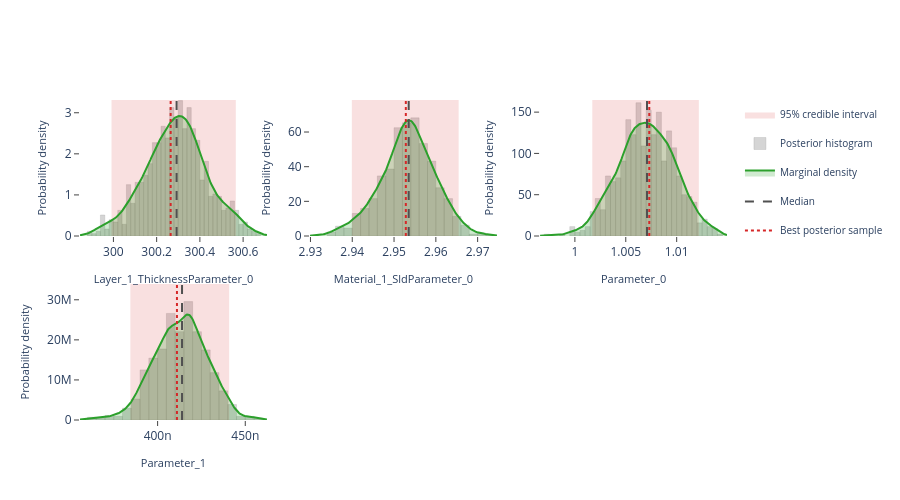

The notebook cell saved with this chart:
### Markdown cell above
## Interactive posterior plots

The next three cells render the same Plotly figures that are shown on the
Bayesian Posterior tab of the EasyReflectometryApp:

* **Marginals** — per-parameter distribution: histogram + smooth KDE marginal,
  shaded 95% credible interval, and median / best-sample lines
  (`plot_distribution` or `posterior.distribution()`)
* **Corner plot** — pairwise marginals + 2-D contours + scatter (`plot_corner`)
* **Traces** — per-chain trace + marginal histogram (`plot_trace`)

The standalone helpers are called with ``return_figure=True`` so they return a
Plotly ``Figure`` that we render in the notebook with ``fig.show()``; the
``PosteriorResults`` methods return the figure directly.

### Code cell
# ---- Marginal posterior distributions ---------------------------------------
# One panel per free parameter, each overlaying the posterior histogram, a
# smooth Gaussian-KDE marginal, the shaded 95% credible interval, and the
# median / best-sample reference lines.  Mirrors the "Marginals" sub-tab in
# the EasyReflectometryApp.

# The PosteriorResults method passes ``logp`` through automatically so the
# best posterior sample (MAP) line is drawn:
fig = posterior.distribution()
fig.show()

# Standalone equivalent (pass ``logp`` to get the best-sample line):
# fig = plot_distribution(
#     posterior.draws,
#     posterior.param_names,
#     logp=posterior.logp,
#     return_figure=True,
# )
# fig.show()

### Figure 1 — Plotly figure (JSON) as saved in the notebook; plotly's stock layout.template omitted (floating-point values rounded to 4 significant figures; data arrays with more than 128 entries replaced by an {"elided": "..."} marker saying what was removed)
{"data": [{"fill": "toself", "fillcolor": "rgba(214, 39, 40, 0.14)", "hoverinfo": "skip", "legendgroup": "95% credible interval", "line": {"color": "rgba(214, 39, 40, 0.14)", "width": 0}, "mode": "lines", "name": "95% credible interval", "showlegend": true, "type": "scatter", "x": [300.0, 300.6, 300.6, 300.0, 300.0], "xaxis": "x", "y": [0.0, 0.0, 3.31, 3.31, 0.0], "yaxis": "y"}, {"histnorm": "probability density", "hovertemplate": "sample=%{x:.4f}<br>density: %{y:.2f}<extra></extra>", "legendgroup": "histogram", "marker": {"color": "rgba(120, 120, 120, 0.38)", "line": {"color": "rgba(120, 120, 120, 0.24)", "width": 1}}, "name": "Posterior histogram", "nbinsx": 40, "opacity": 0.82, "showlegend": true, "type": "histogram", "x": {"elided": "880 float values"}, "xaxis": "x", "yaxis": "y"}, {"fill": "tozeroy", "fillcolor": "rgba(44, 160, 44, 0.22)", "hovertemplate": "Layer_1_ThicknessParameter_0: %{x:.4f}<br>density: %{y:.4f}<extra></extra>", "legendgroup": "marginal", "line": {"color": "rgb(44, 160, 44)", "width": 2}, "mode": "lines", "name": "Marginal density", "showlegend": true, "type": "scatter", "x": {"elided": "256 float values"}, "xaxis": "x", "y": {"elided": "256 float values"}, "yaxis": "y"}, {"hovertemplate": "Median: %{x:.4f}<extra></extra>", "legendgroup": "Median", "line": {"color": "rgb(80, 80, 80)", "dash": "dash", "width": 2}, "mode": "lines", "name": "Median", "showlegend": true, "type": "scatter", "x": [300.3, 300.3], "xaxis": "x", "y": [0.0, 3.31], "yaxis": "y"}, {"hovertemplate": "Best posterior sample: %{x:.4f}<extra></extra>", "legendgroup": "Best posterior sample", "line": {"color": "rgb(214, 39, 40)", "dash": "dot", "width": 2}, "mode": "lines", "name": "Best posterior sample", "showlegend": true, "type": "scatter", "x": [300.3, 300.3], "xaxis": "x", "y": [0.0, 3.31], "yaxis": "y"}, {"fill": "toself", "fillcolor": "rgba(214, 39, 40, 0.14)", "hoverinfo": "skip", "legendgroup": "95% credible interval", "line": {"color": "rgba(214, 39, 40, 0.14)", "width": 0}, "mode": "lines", "name": "95% credible interval", "showlegend": false, "type": "scatter", "x": [2.94, 2.965, 2.965, 2.94, 2.94], "xaxis": "x2", "y": [0.0, 0.0, 78.49, 78.49, 0.0], "yaxis": "y2"}, {"histnorm": "probability density", "hovertemplate": "sample=%{x:.4f}<br>density: %{y:.2f}<extra></extra>", "legendgroup": "histogram", "marker": {"color": "rgba(120, 120, 120, 0.38)", "line": {"color": "rgba(120, 120, 120, 0.24)", "width": 1}}, "name": "Posterior histogram", "nbinsx": 40, "opacity": 0.82, "showlegend": false, "type": "histogram", "x": {"elided": "880 float values"}, "xaxis": "x2", "yaxis": "y2"}, {"fill": "tozeroy", "fillcolor": "rgba(44, 160, 44, 0.22)", "hovertemplate": "Material_1_SldParameter_0: %{x:.4f}<br>density: %{y:.4f}<extra></extra>", "legendgroup": "marginal", "line": {"color": "rgb(44, 160, 44)", "width": 2}, "mode": "lines", "name": "Marginal density", "showlegend": false, "type": "scatter", "x": {"elided": "256 float values"}, "xaxis": "x2", "y": {"elided": "256 float values"}, "yaxis": "y2"}, {"hovertemplate": "Median: %{x:.4f}<extra></extra>", "legendgroup": "Median", "line": {"color": "rgb(80, 80, 80)", "dash": "dash", "width": 2}, "mode": "lines", "name": "Median", "showlegend": false, "type": "scatter", "x": [2.954, 2.954], "xaxis": "x2", "y": [0.0, 78.49], "yaxis": "y2"}, {"hovertemplate": "Best posterior sample: %{x:.4f}<extra></extra>", "legendgroup": "Best posterior sample", "line": {"color": "rgb(214, 39, 40)", "dash": "dot", "width": 2}, "mode": "lines", "name": "Best posterior sample", "showlegend": false, "type": "scatter", "x": [2.953, 2.953], "xaxis": "x2", "y": [0.0, 78.49], "yaxis": "y2"}, {"fill": "toself", "fillcolor": "rgba(214, 39, 40, 0.14)", "hoverinfo": "skip", "legendgroup": "95% credible interval", "line": {"color": "rgba(214, 39, 40, 0.14)", "width": 0}, "mode": "lines", "name": "95% credible interval", "showlegend": false, "type": "scatter", "x": [1.002, 1.012, 1.012, 1.002, 1.002], "xaxis": "x3", "y": [0.0, 0.0, 164.7, 164.7, 0.0], "yaxis": "y3"}, {"histnorm": "probability density", "hovertemplate": "sample=%{x:.4f}<br>density: %{y:.2f}<extra></extra>", "legendgroup": "histogram", "marker": {"color": "rgba(120, 120, 120, 0.38)", "line": {"color": "rgba(120, 120, 120, 0.24)", "width": 1}}, "name": "Posterior histogram", "nbinsx": 40, "opacity": 0.82, "showlegend": false, "type": "histogram", "x": {"elided": "880 float values"}, "xaxis": "x3", "yaxis": "y3"}, {"fill": "tozeroy", "fillcolor": "rgba(44, 160, 44, 0.22)", "hovertemplate": "Parameter_0: %{x:.4f}<br>density: %{y:.4f}<extra></extra>", "legendgroup": "marginal", "line": {"color": "rgb(44, 160, 44)", "width": 2}, "mode": "lines", "name": "Marginal density", "showlegend": false, "type": "scatter", "x": {"elided": "256 float values"}, "xaxis": "x3", "y": {"elided": "256 float values"}, "yaxis": "y3"}, {"hovertemplate": "Median: %{x:.4f}<extra></extra>", "legendgroup": "Median", "line": {"color": "rgb(80, 80, 80)", "dash": "dash", "width": 2}, "mode": "lines", "name": "Median", "showlegend": false, "type": "scatter", "x": [1.007, 1.007], "xaxis": "x3", "y": [0.0, 164.7], "yaxis": "y3"}, {"hovertemplate": "Best posterior sample: %{x:.4f}<extra></extra>", "legendgroup": "Best posterior sample", "line": {"color": "rgb(214, 39, 40)", "dash": "dot", "width": 2}, "mode": "lines", "name": "Best posterior sample", "showlegend": false, "type": "scatter", "x": [1.007, 1.007], "xaxis": "x3", "y": [0.0, 164.7], "yaxis": "y3"}, {"fill": "toself", "fillcolor": "rgba(214, 39, 40, 0.14)", "hoverinfo": "skip", "legendgroup": "95% credible interval", "line": {"color": "rgba(214, 39, 40, 0.14)", "width": 0}, "mode": "lines", "name": "95% credible interval", "showlegend": false, "type": "scatter", "x": [3.845e-07, 4.408e-07, 4.408e-07, 3.845e-07, 3.845e-07], "xaxis": "x4", "y": [0.0, 0.0, 33940000.0, 33940000.0, 0.0], "yaxis": "y4"}, {"histnorm": "probability density", "hovertemplate": "sample=%{x:.4f}<br>density: %{y:.2f}<extra></extra>", "legendgroup": "histogram", "marker": {"color": "rgba(120, 120, 120, 0.38)", "line": {"color": "rgba(120, 120, 120, 0.24)", "width": 1}}, "name": "Posterior histogram", "nbinsx": 40, "opacity": 0.82, "showlegend": false, "type": "histogram", "x": {"elided": "880 float values"}, "xaxis": "x4", "yaxis": "y4"}, {"fill": "tozeroy", "fillcolor": "rgba(44, 160, 44, 0.22)", "hovertemplate": "Parameter_1: %{x:.4f}<br>density: %{y:.4f}<extra></extra>", "legendgroup": "marginal", "line": {"color": "rgb(44, 160, 44)", "width": 2}, "mode": "lines", "name": "Marginal density", "showlegend": false, "type": "scatter", "x": {"elided": "256 float values"}, "xaxis": "x4", "y": {"elided": "256 float values"}, "yaxis": "y4"}, {"hovertemplate": "Median: %{x:.4f}<extra></extra>", "legendgroup": "Median", "line": {"color": "rgb(80, 80, 80)", "dash": "dash", "width": 2}, "mode": "lines", "name": "Median", "showlegend": false, "type": "scatter", "x": [4.139e-07, 4.139e-07], "xaxis": "x4", "y": [0.0, 33940000.0], "yaxis": "y4"}, {"hovertemplate": "Best posterior sample: %{x:.4f}<extra></extra>", "legendgroup": "Best posterior sample", "line": {"color": "rgb(214, 39, 40)", "dash": "dot", "width": 2}, "mode": "lines", "name": "Best posterior sample", "showlegend": false, "type": "scatter", "x": [4.11e-07, 4.11e-07], "xaxis": "x4", "y": [0.0, 33940000.0], "yaxis": "y4"}], "layout": {"barmode": "overlay", "height": 500, "legend": {"font": {"size": 10}}, "plot_bgcolor": "white", "showlegend": true, "xaxis": {"anchor": "y", "domain": [0.0, 0.2889], "range": [299.8, 300.7], "showgrid": false, "ticks": "outside", "title": {"font": {"size": 11}, "text": "Layer_1_ThicknessParameter_0"}, "zeroline": false}, "xaxis2": {"anchor": "y2", "domain": [0.3556, 0.6444], "range": [2.93, 2.975], "showgrid": false, "ticks": "outside", "title": {"font": {"size": 11}, "text": "Material_1_SldParameter_0"}, "zeroline": false}, "xaxis3": {"anchor": "y3", "domain": [0.7111, 1.0], "range": [0.9966, 1.015], "showgrid": false, "ticks": "outside", "title": {"font": {"size": 11}, "text": "Parameter_0"}, "zeroline": false}, "xaxis4": {"anchor": "y4", "domain": [0.0, 0.2889], "range": [3.557e-07, 4.623e-07], "showgrid": false, "ticks": "outside", "title": {"font": {"size": 11}, "text": "Parameter_1"}, "zeroline": false}, "xaxis5": {"anchor": "y5", "domain": [0.3556, 0.6444], "showgrid": false, "ticks": "outside", "zeroline": false}, "xaxis6": {"anchor": "y6", "domain": [0.7111, 1.0], "showgrid": false, "ticks": "outside", "zeroline": false}, "yaxis": {"anchor": "x", "domain": [0.575, 1.0], "range": [0.0, 3.31], "showgrid": false, "ticks": "outside", "title": {"font": {"size": 11}, "text": "Probability density"}, "zeroline": false}, "yaxis2": {"anchor": "x2", "domain": [0.575, 1.0], "range": [0.0, 78.49], "showgrid": false, "ticks": "outside", "title": {"font": {"size": 11}, "text": "Probability density"}, "zeroline": false}, "yaxis3": {"anchor": "x3", "domain": [0.575, 1.0], "range": [0.0, 164.7], "showgrid": false, "ticks": "outside", "title": {"font": {"size": 11}, "text": "Probability density"}, "zeroline": false}, "yaxis4": {"anchor": "x4", "domain": [0.0, 0.425], "range": [0.0, 33940000.0], "showgrid": false, "ticks": "outside", "title": {"font": {"size": 11}, "text": "Probability density"}, "zeroline": false}, "yaxis5": {"anchor": "x5", "domain": [0.0, 0.425], "showgrid": false, "ticks": "outside", "zeroline": false}, "yaxis6": {"anchor": "x6", "domain": [0.0, 0.425], "showgrid": false, "ticks": "outside", "zeroline": false}}}
